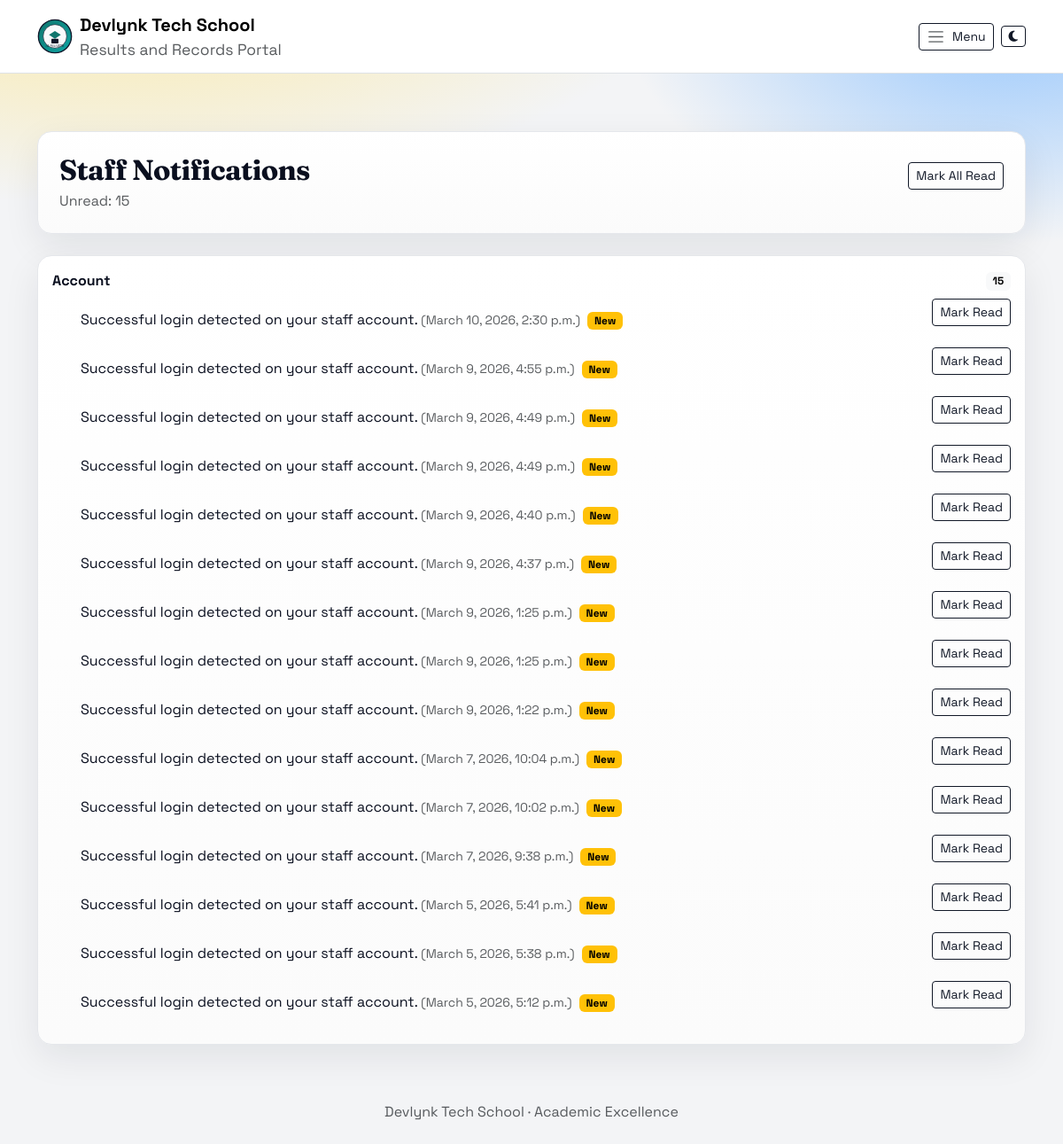
/accounts/notifications/ (signed in), run on the app's committed database.
### accounts/models.py (models this page shows, shortened)
class SchoolBranding(models.Model):
    GRADING_TEMPLATE_CUSTOM = "custom"
    GRADING_TEMPLATE_WAEC = "waec"
    GRADING_TEMPLATE_STRICT = "strict"
    GRADING_TEMPLATE_CHOICES = (
        (GRADING_TEMPLATE_CUSTOM, "Custom"),
        (GRADING_TEMPLATE_WAEC, "WAEC Standard"),
        (GRADING_TEMPLATE_STRICT, "Strict Senior"),
    )
    REPORT_STYLE_CLASSIC = "classic"
    REPORT_STYLE_COMPACT = "compact"
    REPORT_STYLE_CHOICES = (
        (REPORT_STYLE_CLASSIC, "Classic"),
        (REPORT_STYLE_COMPACT, "Compact"),
    )
    PRINT_DENSITY_STANDARD = "standard"
    PRINT_DENSITY_DENSE = "dense"
    PRINT_DENSITY_CHOICES = (
        (PRINT_DENSITY_STANDARD, "Standard"),
        (PRINT_DENSITY_DENSE, "High Density"),
    )
    id = models.AutoField(primary_key=True)
    school_name = models.CharField(max_length=150, default="Al-Waarith Model College")
    school_motto = models.CharField(max_length=200, default="Results and Records Portal")
    school_logo = models.FileField(upload_to="branding/", blank=True, null=True)
    principal_signature_name = models.CharField(max_length=120, default="Principal")
    class_teacher_signature_name = models.CharField(max_length=120, default="Class Teacher")
    principal_signature_file = models.FileField(
        upload_to="branding/signatures/", blank=True, null=True
    )
    class_teacher_signature_file = models.FileField(
        upload_to="branding/signatures/", blank=True, null=True
    )
    grading_template = models.CharField(
        max_length=16, choices=GRADING_TEMPLATE_CHOICES, default=GRADING_TEMPLATE_CUSTOM
    )
    report_template_style = models.CharField(
        max_length=16, choices=REPORT_STYLE_CHOICES, default=REPORT_STYLE_CLASSIC
    )
    report_print_density = models.CharField(
        max_length=16, choices=PRINT_DENSITY_CHOICES, default=PRINT_DENSITY_STANDARD
    )
    result_footer_note = models.CharField(max_length=160, blank=True)
    grade_a_min = models.PositiveSmallIntegerField(default=70)
    grade_b_min = models.PositiveSmallIntegerField(default=60)
    grade_c_min = models.PositiveSmallIntegerField(default=50)
    grade_d_min = models.PositiveSmallIntegerField(default=45)
    pass_mark = models.PositiveSmallIntegerField(default=45)
    promotion_min_attendance_rate = models.FloatField(default=75.0)
    promotion_min_behavior_average = models.FloatField(default=2.5)
    promotion_require_non_cognitive = models.BooleanField(default=True)
    updated_at = models.DateTimeField(auto_now=True)
    class Meta:
        verbose_name = "School Branding"
        verbose_name_plural = "School Branding"
    @classmethod
    def get_solo(cls):
        obj = cls.objects.order_by("id").first()
        if obj:
            return obj
        return cls.objects.create()

class StaffNotification(models.Model):
    CATEGORY_RESULTS = "results"
    CATEGORY_FINANCE = "finance"
    CATEGORY_ACCOUNT = "account"
    CATEGORY_SYSTEM = "system"
    CATEGORY_CHOICES = (
        (CATEGORY_RESULTS, "Results"),
        (CATEGORY_FINANCE, "Finance"),
        (CATEGORY_ACCOUNT, "Account"),
        (CATEGORY_SYSTEM, "System"),
    )
    id = models.AutoField(primary_key=True)
    user = models.ForeignKey(
        settings.AUTH_USER_MODEL,
        on_delete=models.CASCADE,
        related_name="staff_notifications",
    )
    category = models.CharField(
        max_length=20,
        choices=CATEGORY_CHOICES,
        default=CATEGORY_SYSTEM,
    )
    message = models.CharField(max_length=200)
    created_at = models.DateTimeField(auto_now_add=True)
    is_read = models.BooleanField(default=False)
    class Meta:
        ordering = ("-created_at",)
        indexes = [
            models.Index(fields=("user", "is_read")),
            models.Index(fields=("category", "-created_at")),
        ]

### accounts/views.py (the view)
# urls.py: path("notifications/", staff_notifications, name="staff_notifications"),
@login_required
def staff_notifications(request):
    notifications = StaffNotification.objects.filter(user=request.user).order_by("-created_at")
    unread_count = notifications.filter(is_read=False).count()
    grouped = defaultdict(list)
    for note in notifications:
        grouped[note.category].append(note)
    ordered_grouped = {}
    category_order = [
        StaffNotification.CATEGORY_RESULTS,
        StaffNotification.CATEGORY_FINANCE,
        StaffNotification.CATEGORY_ACCOUNT,
        StaffNotification.CATEGORY_SYSTEM,
    ]
    for category in category_order:
        if grouped.get(category):
            ordered_grouped[category] = grouped[category]
    for category, notes in grouped.items():
        if category not in ordered_grouped:
            ordered_grouped[category] = notes
    return render(
        request,
        "accounts/staff_notifications.html",
        {
            "notifications": notifications,
            "unread_count": unread_count,
            "grouped_notifications": ordered_grouped,
            "category_labels": dict(StaffNotification.CATEGORY_CHOICES),
        },
    )

### accounts/capabilities.py (called while the page is built)
def _user_roles(user):
    roles = set()
    if not user or not user.is_authenticated:
        return roles
    if getattr(user, "is_superuser", False):
        roles.add("admin")
    if getattr(user, "is_admin", False):
        roles.add("admin")
    if getattr(user, "is_proprietor", False):
        roles.add("proprietor")
    if getattr(user, "is_teacher", False):
        roles.add("teacher")
    if getattr(user, "is_bursar", False):
        roles.add("bursar")
    if getattr(user, "is_principal", False):
        roles.add("principal")
    user_group_names = set(user.groups.values_list("name", flat=True))
    if "Bursar" in user_group_names:
        roles.add("bursar")
    if "Principal" in user_group_names:
        roles.add("principal")
    return roles

def capabilities_for_user(user):
    roles = _user_roles(user)
    caps = set()
    overrides = get_role_capability_overrides()
    for role in roles:
        caps.update(ROLE_CAPABILITIES.get(role, set()))
        role_overrides = overrides.get(role, {})
        for capability, is_allowed in role_overrides.items():
            if is_allowed:
                caps.add(capability)
            else:
                caps.discard(capability)
    return caps

def has_capability(user, capability):
    if not user or not user.is_authenticated:
        return False
    if getattr(user, "is_superuser", False):
        return True
    return capability in capabilities_for_user(user)

### accounts/templatetags/account_filters.py (called while the page is built)
@register.filter
def dict_get(dictionary, key):
    return dictionary.get(key, '')

### templates/accounts/staff_notifications.html (shortened to what this page needs)
{% extends "base.html" %}
{% load account_filters %}
{% block content %}
<div class="waec-card p-4 mb-4 d-flex justify-content-between align-items-center">
  <div>
    <h2 class="waec-title mb-1">Staff Notifications</h2>
    <div class="text-muted">Unread: {{ unread_count }}</div>
  </div>
  <form method="post" action="{% url 'accounts:staff_mark_notifications_read' %}">
    <button class="btn btn-outline-dark btn-sm">Mark All Read</button>
  </form>
</div>
{% for category, notes in grouped_notifications.items %}
  <div class="waec-card p-3 mb-3">
    <div class="d-flex justify-content-between align-items-center mb-2">
      <div class="fw-bold">{{ category_labels|dict_get:category|default:category|title }}</div>
      <span class="badge text-bg-light">{{ notes|length }}</span>
    </div>
    <ul class="mb-0">
      {% for note in notes %}
        <li class="d-flex justify-content-between align-items-center gap-2 mb-2">
          <span>
            {{ note.message }}
            <span class="text-muted small">({{ note.created_at }})</span>
            {% if not note.is_read %}<span class="badge text-bg-warning ms-1">New</span>{% endif %}
          </span>
          {% if not note.is_read %}
          <form method="post" action="{% url 'accounts:staff_mark_notification_read' note.id %}">
            <button class="btn btn-outline-dark btn-sm">Mark Read</button>
          </form>
          {% endif %}
        </li>
      {% endfor %}
    </ul>
  </div>
{% empty %}
  <div class="waec-card p-3">
    <div class="text-muted">No notifications yet.</div>
  </div>
{% endfor %}
{% endblock %}

### templates/base.html (shortened to what this page needs)
﻿{% load static %}
<!DOCTYPE html>
<html lang="en">
<head>
    <link href="https://cdn.jsdelivr.net/npm/bootstrap@5.3.2/dist/css/bootstrap.min.css" rel="stylesheet">
    <link rel="stylesheet" href="https://cdnjs.cloudflare.com/ajax/libs/font-awesome/6.5.1/css/all.min.css">
    <link href="{% static 'css/app.css' %}" rel="stylesheet">
</head>
<body>
<nav class="navbar navbar-expand-lg navbar-light bg-white border-bottom fixed-top">
  <div class="container">
    <a class="navbar-brand d-flex align-items-center gap-2" href="{% url 'home' %}">
      <img src="{{ school_logo_url }}" alt="School Badge" width="40" height="40">
      <div>
        <div class="fw-bold">{{ school_name_display }}</div>
        <div class="text-muted small">{{ school_motto_display }}</div>
      </div>
    </a>
    <div class="d-flex align-items-center gap-2 ms-auto">
      <button class="btn btn-outline-dark btn-sm d-inline-flex align-items-center gap-2" type="button" data-bs-toggle="offcanvas" data-bs-target="#sideNav" aria-controls="sideNav">
        <span class="navbar-toggler-icon"></span>
        <span class="d-none d-md-inline">Menu</span>
      </button>
      <button class="btn btn-outline-dark btn-sm d-inline-flex align-items-center gap-2" type="button" id="themeToggle" aria-label="Toggle theme">
        <i class="fa-solid fa-moon" id="themeToggleIcon"></i>
      </button>
    </div>
  </div>
</nav>
<main class="container py-4 page-content">
    {% block content %}{% endblock %}
</main>
<footer class="text-center text-muted py-4">
    {{ school_name_display }} · Academic Excellence
</footer>
</body>
</html>

### static/css/app.css (style rules this page uses)
:root { --waec-ink: #0a0f1f; --waec-ink-soft: #1f2937; --waec-muted: #6b7280; --waec-bg: #f3f4f6; --waec-accent: #f59e0b; --waec-accent-2: #2563eb; --waec-border: #e5e7eb; --waec-card: #ffffff; --waec-glow: rgba(245, 158, 11, 0.2); }
body { font-family: "Space Grotesk", system-ui, -apple-system, "Segoe UI", sans-serif; background: radial-gradient(1200px 600px at 10% -10%, #fde68a 0%, transparent 60%), radial-gradient(800px 500px at 95% 0%, #93c5fd 0%, transparent 55%), var(--waec-bg); color: var(--waec-ink); min-height: 100vh; padding-top: 90px; }
.waec-card { background: linear-gradient(180deg, #ffffff 0%, #fbfbfb 100%); border: 1px solid var(--waec-border); border-radius: 16px; box-shadow: 0 14px 40px rgba(15, 23, 42, 0.08); }
.waec-title { font-family: "Fraunces", "Times New Roman", serif; font-weight: 700; color: var(--waec-ink); letter-spacing: -0.02em; }
.navbar { backdrop-filter: blur(10px); background: rgba(255, 255, 255, 0.8); border-bottom: 1px solid rgba(229, 231, 235, 0.8); }
.page-content { margin-top: 10px; }
.btn-outline-dark { border-color: #111827; color: #111827; }

### data on the page
SchoolBranding: school_name "Devlynk Tech School", school_motto "Results and Records Portal"
StaffNotification: message "Successful login detected on your staff account.", created_at "March 10, 2026, 2:30 p.m.", is_read "New"
StaffNotification: message "Successful login detected on your staff account.", created_at "March 9, 2026, 4:55 p.m.", is_read "New"
StaffNotification: message "Successful login detected on your staff account.", created_at "March 9, 2026, 4:49 p.m.", is_read "New"
StaffNotification: message "Successful login detected on your staff account.", created_at "March 9, 2026, 4:49 p.m.", is_read "New"
StaffNotification: message "Successful login detected on your staff account.", created_at "March 9, 2026, 4:40 p.m.", is_read "New"
StaffNotification: message "Successful login detected on your staff account.", created_at "March 9, 2026, 4:37 p.m.", is_read "New"
StaffNotification: message "Successful login detected on your staff account.", created_at "March 9, 2026, 1:25 p.m.", is_read "New"
StaffNotification: message "Successful login detected on your staff account.", created_at "March 9, 2026, 1:25 p.m.", is_read "New"
StaffNotification: message "Successful login detected on your staff account.", created_at "March 9, 2026, 1:22 p.m.", is_read "New"
StaffNotification: message "Successful login detected on your staff account.", created_at "March 7, 2026, 10:04 p.m.", is_read "New"
StaffNotification: message "Successful login detected on your staff account.", created_at "March 7, 2026, 10:02 p.m.", is_read "New"
StaffNotification: message "Successful login detected on your staff account.", created_at "March 7, 2026, 9:38 p.m.", is_read "New"
StaffNotification: message "Successful login detected on your staff account.", created_at "March 5, 2026, 5:41 p.m.", is_read "New"
StaffNotification: message "Successful login detected on your staff account.", created_at "March 5, 2026, 5:38 p.m.", is_read "New"
StaffNotification: message "Successful login detected on your staff account.", created_at "March 5, 2026, 5:12 p.m.", is_read "New"

### other printed values
{{ unread_count }} "15"
{{ category_labels|dict_get:category|default:category|title }} "Account"
{{ notes|length }} "15"
